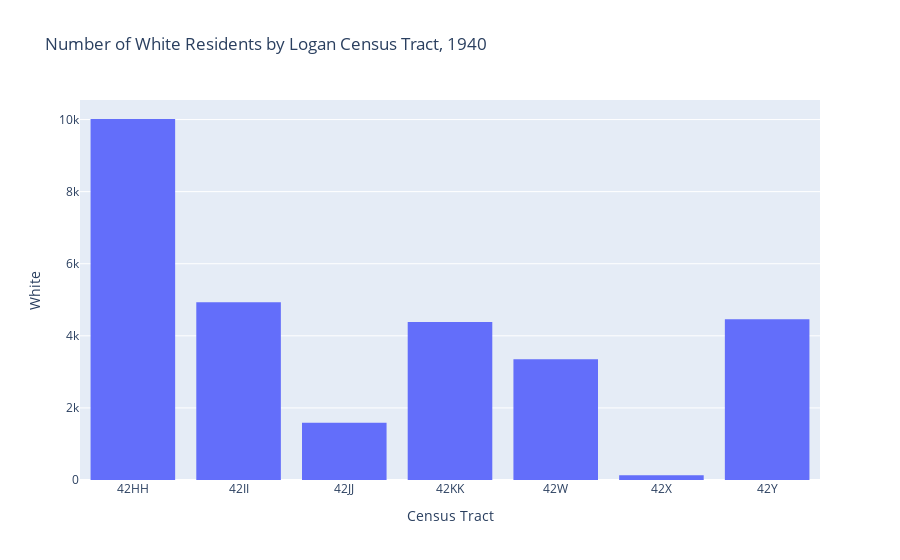

The notebook cell this image was saved under:
### Markdown cell above
Make bar charts using our trimmed and sorted variable for race. First, generate a chart per the following race and ethnicity categories: White, Black, and Other Race.

### Code cell
#set up chart details
fig = px.bar(subset3,
             x='Census Tract',
             y='White',
             title='Number of White Residents by Logan Census Tract, 1940',
             labels={
                 'Census Tract':'Census Tract'
             }
            )
fig.update_traces(marker_line_width=0)
fig.show()

### Figure 1 — Plotly figure (JSON) as saved in the notebook; plotly's stock layout.template omitted (floating-point values rounded to 4 significant figures)
{"data": [{"alignmentgroup": "True", "hovertemplate": "Census Tract=%{x}<br>White=%{y}<extra></extra>", "legendgroup": "", "marker": {"color": "#636efa", "line": {"width": 0}, "pattern": {"shape": ""}}, "name": "", "offsetgroup": "", "orientation": "v", "showlegend": false, "textposition": "auto", "type": "bar", "x": ["42HH", "42II", "42JJ", "42KK", "42W", "42X", "42Y"], "xaxis": "x", "y": [10015, 4932, 1588, 4381, 3351, 130, 4459], "yaxis": "y"}], "layout": {"autosize": true, "barmode": "relative", "legend": {"tracegroupgap": 0}, "title": {"text": "Number of White Residents by Logan Census Tract, 1940"}, "xaxis": {"anchor": "y", "autorange": true, "domain": [0, 1], "range": [-0.5, 6.5], "title": {"text": "Census Tract"}, "type": "category"}, "yaxis": {"anchor": "x", "autorange": true, "domain": [0, 1], "range": [0, 10540.0], "title": {"text": "White"}, "type": "linear"}}}
